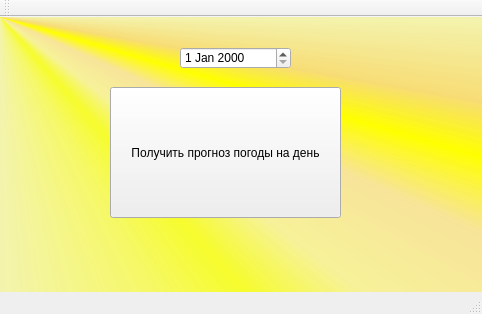
<?xml version="1.0" encoding="UTF-8"?>
<ui version="4.0">
 <class>MainWindow</class>
 <widget class="QMainWindow" name="MainWindow">
  <property name="geometry">
   <rect>
    <x>0</x>
    <y>0</y>
    <width>482</width>
    <height>314</height>
   </rect>
  </property>
  <property name="windowTitle">
   <string>MainWindow</string>
  </property>
  <property name="styleSheet">
   <string notr="true">#centralwidget{
	background-color: qconicalgradient(cx:0, cy:0, angle:135, stop:0 rgba(255, 255, 0, 69), stop:0.375 rgba(255, 255, 0, 69), stop:0.423533 rgba(251, 255, 0, 145), stop:0.45 rgba(247, 255, 0, 208), stop:0.477581 rgba(255, 244, 71, 130), stop:0.518717 rgba(255, 218, 71, 130), stop:0.55 rgba(255, 255, 0, 255), stop:0.57754 rgba(255, 203, 0, 130), stop:0.625 rgba(255, 255, 0, 69), stop:1 rgba(255, 255, 0, 69));
}</string>
  </property>
  <widget class="QWidget" name="centralwidget">
   <property name="styleSheet">
    <string notr="true"/>
   </property>
   <widget class="QPushButton" name="dButton">
    <property name="geometry">
     <rect>
      <x>110</x>
      <y>70</y>
      <width>231</width>
      <height>131</height>
     </rect>
    </property>
    <property name="text">
     <string>Получить прогноз погоды на день</string>
    </property>
   </widget>
   <widget class="QDateEdit" name="dateEdit">
    <property name="geometry">
     <rect>
      <x>180</x>
      <y>30</y>
      <width>111</width>
      <height>22</height>
     </rect>
    </property>
   </widget>
  </widget>
  <widget class="QMenuBar" name="menubar">
   <property name="geometry">
    <rect>
     <x>0</x>
     <y>0</y>
     <width>482</width>
     <height>37</height>
    </rect>
   </property>
  </widget>
  <widget class="QStatusBar" name="statusbar"/>
  <widget class="QToolBar" name="toolBar">
   <property name="windowTitle">
    <string>toolBar</string>
   </property>
   <attribute name="toolBarArea">
    <enum>TopToolBarArea</enum>
   </attribute>
   <attribute name="toolBarBreak">
    <bool>false</bool>
   </attribute>
  </widget>
 </widget>
 <resources/>
 <connections/>
</ui>
